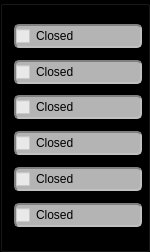
     <widget class="QGroupBox" name="groupBox">
      <property name="minimumSize">
       <size>
        <width>150</width>
        <height>252</height>
       </size>
      </property>
      <property name="maximumSize">
       <size>
        <width>150</width>
        <height>252</height>
       </size>
      </property>
      <property name="styleSheet">
       <string notr="true">QGroupBox{
    border-color: rgb(128, 128, 128);
   /* background-color: rgb(85, 88, 93, 90);*/
	background-color: rgb(0, 0, 0);
}</string>
      </property>
      <property name="title">
       <string/>
      </property>
      <layout class="QVBoxLayout" name="verticalLayout">
       <item>
        <widget class="QCheckBox" name="p1CheckBox">
         <property name="minimumSize">
          <size>
           <width>128</width>
           <height>24</height>
          </size>
         </property>
         <property name="maximumSize">
          <size>
           <width>150</width>
           <height>22</height>
          </size>
         </property>
         <property name="focusPolicy">
          <enum>Qt::NoFocus</enum>
         </property>
         <property name="styleSheet">
          <string notr="true">    color: rgb(0, 0, 0);
    background-color: rgb(255, 255, 255, 180);
    border: 2px solid gray;
    border-radius: 5px;
    border-style: inset;
</string>
         </property>
         <property name="text">
          <string>Closed</string>
         </property>
         <property name="checked">
          <bool>false</bool>
         </property>
        </widget>
       </item>
       <item>
        <widget class="QCheckBox" name="p2CheckBox">
         <property name="minimumSize">
          <size>
           <width>128</width>
           <height>24</height>
          </size>
         </property>
         <property name="maximumSize">
          <size>
           <width>150</width>
           <height>22</height>
          </size>
         </property>
         <property name="focusPolicy">
          <enum>Qt::NoFocus</enum>
         </property>
         <property name="styleSheet">
          <string notr="true">    color: rgb(0, 0, 0);
    background-color: rgb(255, 255, 255, 180);
    border: 2px solid gray;
    border-radius: 5px;
    border-style: inset;</string>
         </property>
         <property name="text">
          <string>Closed</string>
         </property>
         <property name="checked">
          <bool>false</bool>
         </property>
        </widget>
       </item>
       <item>
        <widget class="QCheckBox" name="p3CheckBox">
         <property name="minimumSize">
          <size>
           <width>128</width>
           <height>24</height>
          </size>
         </property>
         <property name="maximumSize">
          <size>
           <width>150</width>
           <height>24</height>
          </size>
         </property>
         <property name="focusPolicy">
          <enum>Qt::NoFocus</enum>
         </property>
         <property name="styleSheet">
          <string notr="true">    color: rgb(0, 0, 0);
    background-color: rgb(255, 255, 255, 180);
    border: 2px solid gray;
    border-radius: 5px;
    border-style: inset;</string>
         </property>
         <property name="text">
          <string>Closed</string>
         </property>
         <property name="checked">
          <bool>false</bool>
         </property>
        </widget>
       </item>
       <item>
        <widget class="QCheckBox" name="p4CheckBox">
         <property name="minimumSize">
          <size>
           <width>128</width>
           <height>24</height>
          </size>
         </property>
         <property name="maximumSize">
          <size>
           <width>140</width>
           <height>24</height>
          </size>
         </property>
         <property name="focusPolicy">
          <enum>Qt::NoFocus</enum>
         </property>
         <property name="styleSheet">
          <string notr="true">    color: rgb(0, 0, 0);
    background-color: rgb(255, 255, 255, 180);
    border: 2px solid gray;
    border-radius: 5px;
    border-style: inset;</string>
         </property>
         <property name="text">
          <string>Closed</string>
         </property>
         <property name="checked">
          <bool>false</bool>
         </property>
        </widget>
       </item>
       <item>
        <widget class="QCheckBox" name="p5CheckBox">
         <property name="minimumSize">
          <size>
           <width>128</width>
           <height>24</height>
          </size>
         </property>
         <property name="maximumSize">
          <size>
           <width>150</width>
           <height>24</height>
          </size>
         </property>
         <property name="focusPolicy">
          <enum>Qt::NoFocus</enum>
         </property>
         <property name="styleSheet">
          <string notr="true">    color: rgb(0, 0, 0);
    background-color: rgb(255, 255, 255, 180);
    border: 2px solid gray;
    border-radius: 5px;
    border-style: inset;</string>
         </property>
         <property name="text">
          <string>Closed</string>
         </property>
         <property name="checked">
          <bool>false</bool>
         </property>
        </widget>
       </item>
       <item alignment="Qt::AlignHCenter">
        <widget class="QCheckBox" name="p6CheckBox">
         <property name="minimumSize">
          <size>
           <width>128</width>
           <height>24</height>
          </size>
         </property>
         <property name="maximumSize">
          <size>
           <width>150</width>
           <height>24</height>
          </size>
         </property>
         <property name="focusPolicy">
          <enum>Qt::NoFocus</enum>
         </property>
         <property name="layoutDirection">
          <enum>Qt::LeftToRight</enum>
         </property>
         <property name="styleSheet">
          <string notr="true">    color: rgb(0, 0, 0);
    background-color: rgb(255, 255, 255, 180);
    border: 2px solid gray;
    border-radius: 5px;
    border-style: inset;</string>
         </property>
         <property name="text">
          <string>Closed</string>
         </property>
         <property name="iconSize">
          <size>
           <width>16</width>
           <height>16</height>
          </size>
         </property>
        </widget>
       </item>
      </layout>
     </widget>
